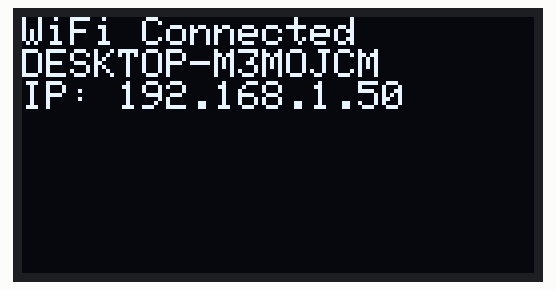
Recording of a program running on a simulated ESP32. Parts: 128×64 one-colour display. WiFi joins after 1.5 s; servers stay silent unless stated; what the program prints to the serial monitor is not drawn.

Above: at 1.6 s.

The program:

main.cpp
```cpp
// ///////////////////////       CODE 1 — WiFi Scanner + OLED Display (No Connection)


// #include <WiFi.h>
// #include <Wire.h>
// #include <Adafruit_GFX.h>
// #include <Adafruit_SSD1306.h>

// #define SCREEN_WIDTH 128
// #define SCREEN_HEIGHT 64
// Adafruit_SSD1306 display(SCREEN_WIDTH, SCREEN_HEIGHT, &Wire, -1);

// void setup() {
//   Serial.begin(115200);

//   //Start OLED
//   Wire.begin(21, 22);  // SDA, SCL
//   if (!display.begin(SSD1306_SWITCHCAPVCC, 0x3C)) {
//     Serial.println("OLED init failed");
//     while (1);
//   }
//   display.clearDisplay();
//   display.display();

//   //WiFi Scan Mode
//   WiFi.mode(WIFI_STA);
//   WiFi.disconnect();
//   delay(1000);
// }

// void loop() {
//   display.clearDisplay();
//   display.setCursor(0, 0);
//   display.setTextColor(SSD1306_WHITE);
//   display.setTextSize(1);

//   display.println("Scanning WiFi...");
//   display.display();

//   Serial.println("Scanning WiFi...");
//   int count = WiFi.scanNetworks();

//   display.clearDisplay();
//   display.setCursor(0, 0);

//   if (count <= 0) {
//     display.println("No networks found");
//     Serial.println("No networks found");
//   } else {
//     display.print("Found: ");
//     display.println(count);
//     Serial.printf("Found %d networks:\n", count);

//     //Show up to 5 networks
//     for (int i = 0; i < count && i < 5; i++) {
//       display.print(i + 1);
//       display.print(": ");
//       display.println(WiFi.SSID(i));

//       Serial.printf("%d: %s (%d dBm)\n",
//                     i + 1, WiFi.SSID(i).c_str(), WiFi.RSSI(i));
//     }
//   }

//   display.display();
//   delay(5000);
// }


//////////////////////////////////////         CODE 2 — WiFi Connect + OLED Display

#include <WiFi.h>
#include <Wire.h>
#include <Adafruit_GFX.h>
#include <Adafruit_SSD1306.h>

#define SCREEN_WIDTH 128
#define SCREEN_HEIGHT 64
Adafruit_SSD1306 display(SCREEN_WIDTH, SCREEN_HEIGHT, &Wire, -1);

const char* ssid     = "DESKTOP-M3MOJCM";
const char* password = "12345678";

void showOLED(String msg) {
  display.clearDisplay();
  display.setCursor(0, 0);
  display.setTextColor(SSD1306_WHITE);
  display.setTextSize(1);
  display.println(msg);
  display.display();
}

void setup() {
  Serial.begin(115200);

  // OLED Start
  Wire.begin(21, 22);
  if (!display.begin(SSD1306_SWITCHCAPVCC, 0x3C)) {
    Serial.println("OLED init failed");
    while (1);
  }

  showOLED("Connecting to WiFi...");
  Serial.println("Connecting to WiFi...");

  WiFi.begin(ssid, password);

  // Wait for connection
  while (WiFi.status() != WL_CONNECTED) {
    delay(500);
    Serial.print(".");
  }

  Serial.println("\nWiFi Connected!");
  Serial.print("IP Address: ");
  Serial.println(WiFi.localIP());

  String msg = "WiFi Connected\n";
  msg += ssid;
  msg += "\nIP: ";
  msg += WiFi.localIP().toString();

  showOLED(msg);
}

void loop() {
  // Nothing here — stays connected
}
```
